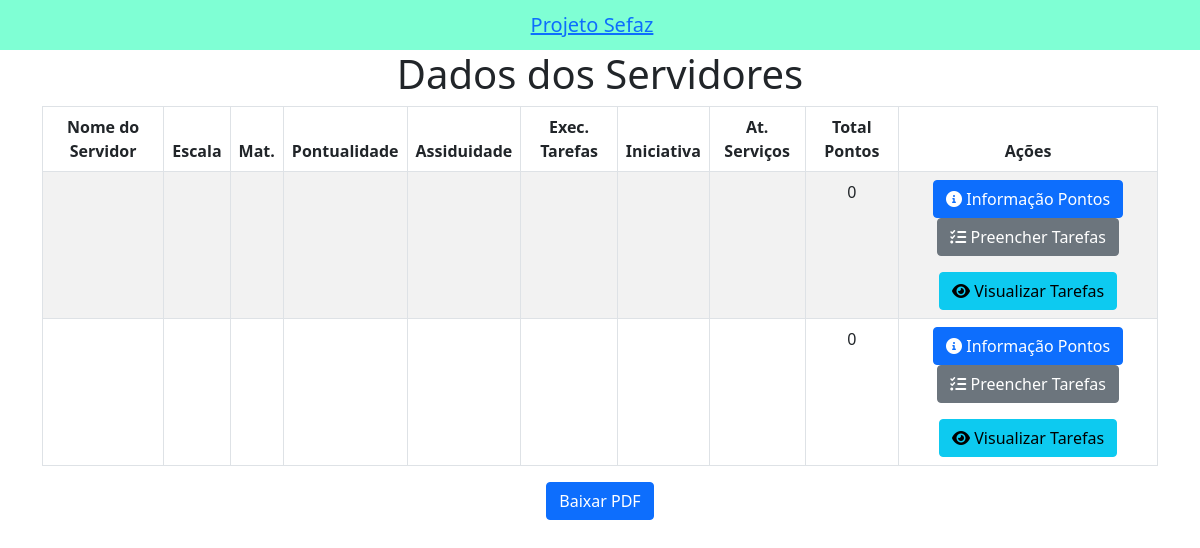
The page /dados_servidor/ on the database as committed earlier.
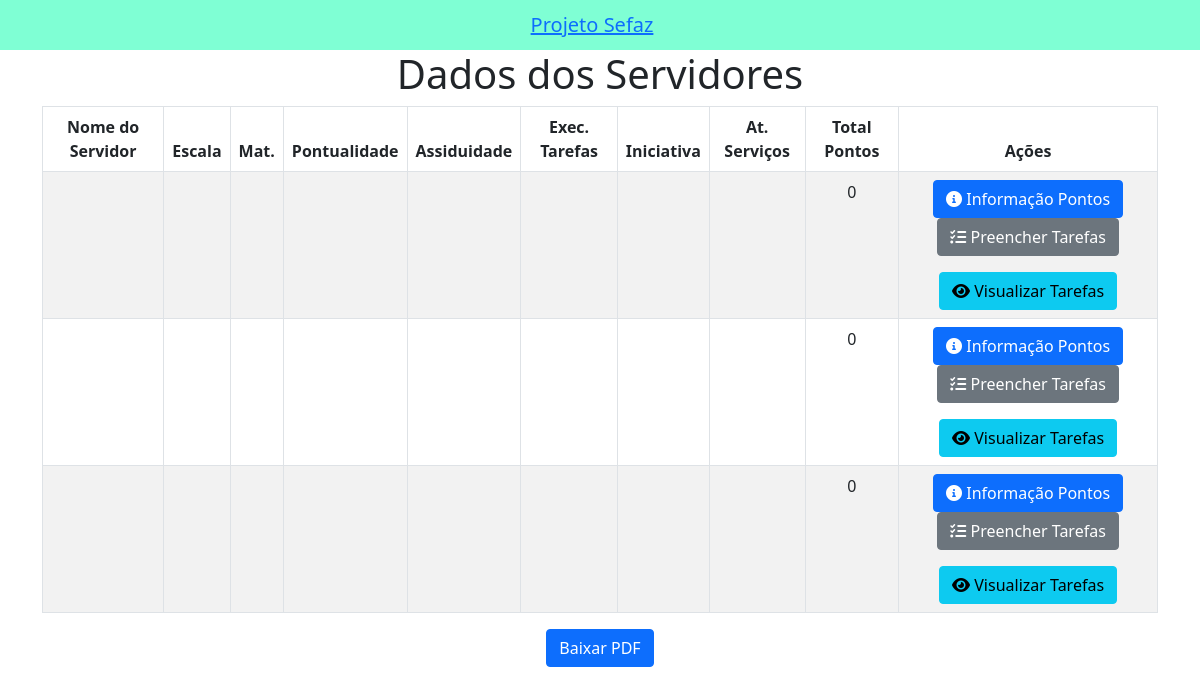
The same page on the database as committed later.
### app_cad_serv/models.py (models this page shows)
class Servidor(models.Model):
    nome = models.CharField(max_length=100)
    escala = models.CharField(max_length=10)
    matricula = models.CharField(max_length=20)
    pontualidade = models.CharField(max_length=50)
    assiduidade = models.CharField(max_length=10)
    execucao_tarefas = models.CharField(max_length=10)
    iniciativa = models.CharField(max_length=10)
    atendimento_servicos = models.CharField(max_length=10)
    total_pontos = models.IntegerField(default=0)

### app_cad_serv/views.py (the view)
# urls.py: path('dados_servidor/', views.dados_servidor, name='dados_servidor'),
def dados_servidor(request):
    servidores = Servidor.objects.all()
    return render(request, 'servidores/dados_servidor.html', {'servidores': servidores})

### app_cad_serv/templates/servidores/dados_servidor.html (shortened to what this page needs)
<!doctype html>
<html lang="en">
<head>
  <link href="https://cdn.jsdelivr.net/npm/bootstrap@5.0.2/dist/css/bootstrap.min.css" rel="stylesheet">
  <link rel="stylesheet" href="https://cdnjs.cloudflare.com/ajax/libs/font-awesome/6.0.0-beta3/css/all.min.css">
</head>
<body>
  <nav style="background-color: aquamarine !important;" class="navbar navbar-light bg-light">
    <div class="container text-center">
      <span class="navbar-brand mb-0 h1"><a href="{% url 'home' %}"> Projeto Sefaz </a></span>
    </div>
  </nav>
  <div class="container text-center">
    <h1>Dados dos Servidores</h1>
    <table class="table table-bordered table-striped">
      <thead>
        <tr>
          <th>Nome do Servidor</th>
          <th>Escala</th>
          <th>Mat.</th>
          <th>Pontualidade</th>
          <th>Assiduidade</th>
          <th>Exec. Tarefas</th>
          <th>Iniciativa</th>
          <th>At. Serviços</th>
          <th>Total Pontos</th>
          <th>Ações</th>
        </tr>
      </thead>
      <tbody>
        {% for servidor in servidores %}
        <tr>
          <td>{{ servidor.nome }}</td>
          <td>{{ servidor.escala }}</td>
          <td>{{ servidor.matricula }}</td>
          <td>{{ servidor.pontualidade }}</td>
          <td>{{ servidor.assiduidade }}</td>
          <td>{{ servidor.execucao_tarefas }}</td>
          <td>{{ servidor.iniciativa }}</td>
          <td>{{ servidor.atendimento_servicos }}</td>
          <td>{{ servidor.total_pontos }}</td>
          <td>
            <a href="{% url 'relatorio_servidor' servidor.id %}" class="btn btn-primary mr-2">
              <i class="fa fa-info-circle"></i> Informação Pontos
            </a>
            <a href="{% url 'preencher_tarefas' servidor.id %}" class="btn btn-secondary mr-2">
              <i class="fa fa-tasks"></i> Preencher Tarefas
            </a>
            <a href="{% url 'visualizar_tarefas_servidor' servidor.id %}" class="btn btn-info">
              <i class="fa fa-eye"></i> Visualizar Tarefas
            </a>
          </td>
        </tr>
        {% endfor %}
      </tbody>
    </table>
    <a href="{% url 'download_pdf' %}" class="btn btn-primary">Baixar PDF</a>
  </div>
</body>
</html>

Rows that differ between the two databases and show on the page:
added Servidor: total_pontos "0"
